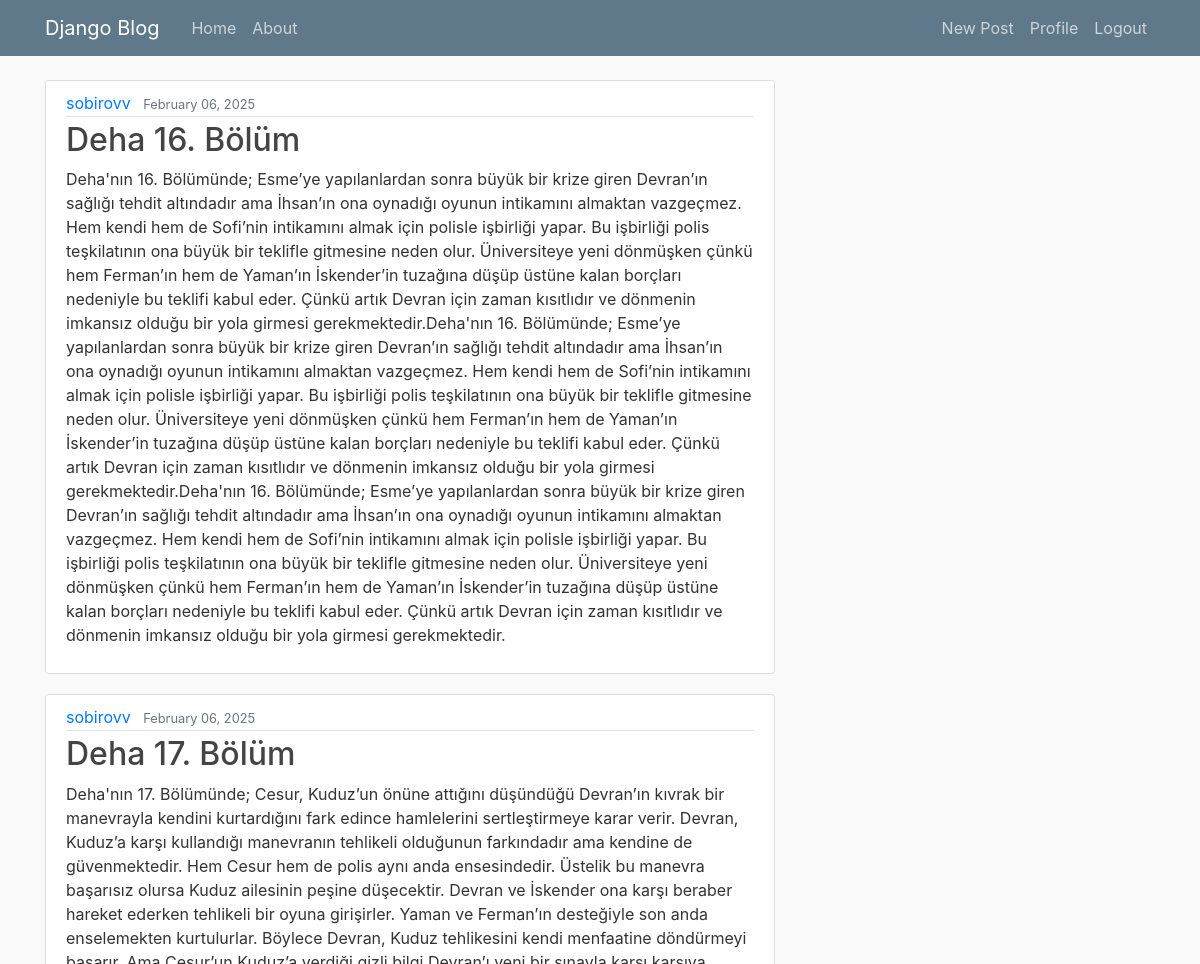
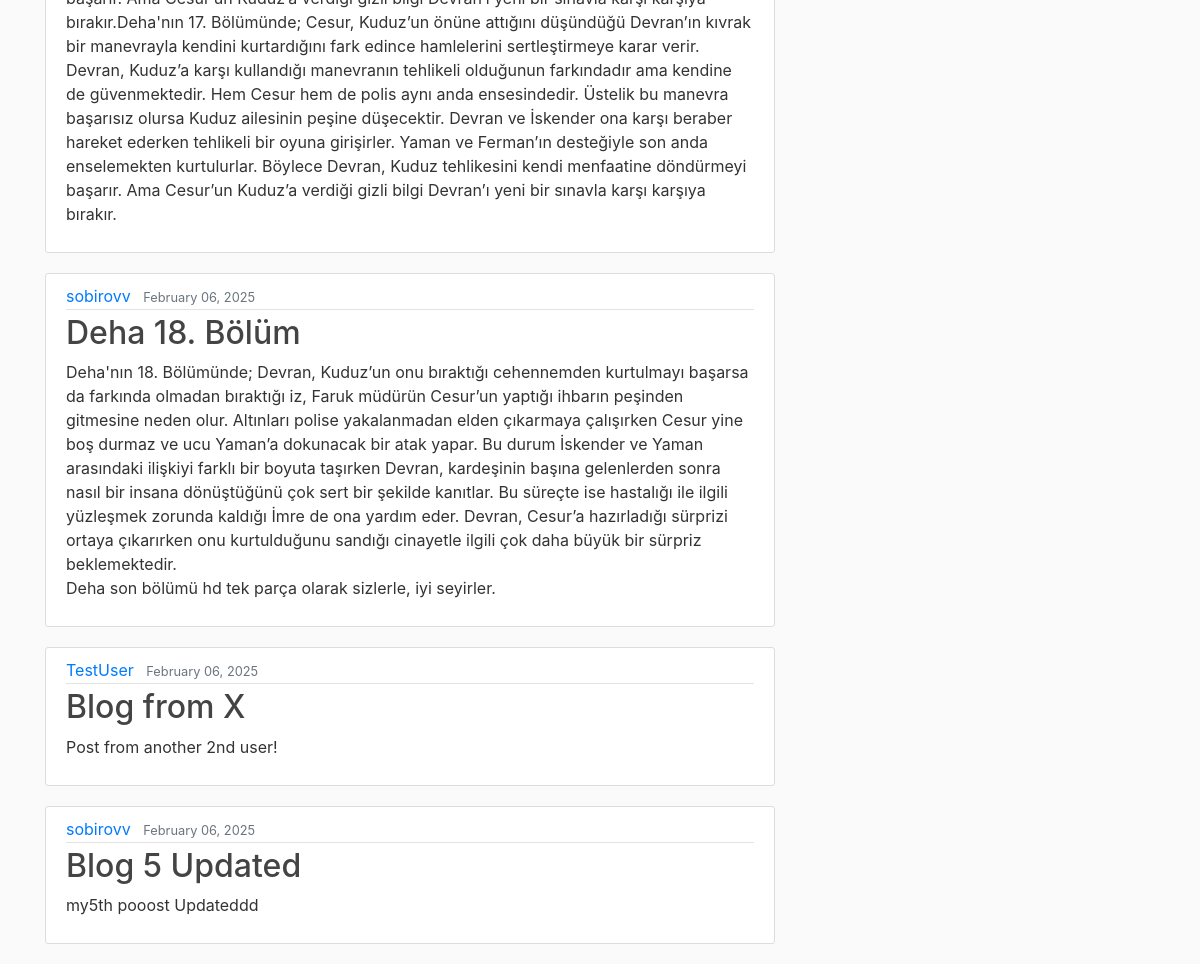
The app's page / (signed in) with its own data (2 pictures, top to bottom).
### blog/models.py (models this page shows, shortened)
class Post(models.Model):
    title = models.CharField(max_length=100)
    content = models.TextField()
    date_posted = models.DateTimeField(default=timezone.now) # it populates with current timeif we dont provide anything
    author = models.ForeignKey(User,on_delete=models.CASCADE)

### blog/views.py (the view)
# urls.py: path('', PostListView.as_view(), name='blog-home'),
class PostListView(ListView):
    model = Post
    template_name = 'blog/home.html'
    context_object_name = 'posts'
    ordering = ['-date_posted']
    paginate_by = 5

### blog/templates/blog/home.html
{% extends "blog/base.html" %}
{% block content %}
    {% for post in posts %}
        <article class="media content-section">
          <div class="media-body">
            <div class="article-metadata">
              <a class="mr-2" href="#">{{ post.author }}</a>
              <small class="text-muted">{{ post.date_posted|date:"F d, Y" }}</small>
            </div>
            <h2><a class="article-title" href="{% url 'post-detail' post.id %}">{{ post.title }}</a></h2>
            <p class="article-content">{{ post.content }}</p>
          </div>
        </article>
    {% endfor %}
{% endblock content %}

### blog/static/blog/main.css (style rules this page uses)
body { background: #fafafa; color: #333333; margin-top: 5rem; }
h1, h2, h3, h4, h5, h6 { color: #444444; }
.content-section { background: #ffffff; padding: 10px 20px; border: 1px solid #dddddd; border-radius: 3px; margin-bottom: 20px; }
.article-title { color: #444444; }
.article-content { white-space: pre-line; }
.article-metadata { padding-bottom: 1px; margin-bottom: 4px; border-bottom: 1px solid #e3e3e3 }

### records on screen
Post: author "sobirovv", date_posted "February 06, 2025", title "Deha 16. Bölüm", content "Deha'nın 16. Bölümünde; Esme’ye yapılanlardan sonra büyük bir krize giren Devran’ın sağlığı tehdit altındadır ama İhsan’ın ona oynadığı oyunun intikamını almaktan vazgeçmez. Hem kendi hem de Sofi’nin intikamını almak için polisle işbirliği yapar. Bu işbirliği polis teşkilatının ona büyük bir teklifle gitmesine neden olur. Üniversiteye yeni dönmüşken çünkü hem Ferman’ın hem de Yaman’ın İskender’in tuzağına düşüp üstüne kalan borçları nedeniyle bu teklifi kabul eder. Çünkü artık Devran için zaman kısıtlıdır ve dönmenin imkansız olduğu bir yola girmesi gerekmektedir.Deha'nın 16. Bölümünde; Esme’ye yapılanlardan sonra büyük bir krize giren Devran’ın sağlığı tehdit altındadır ama İhsan’ın ona…"
Post: author "sobirovv", date_posted "February 06, 2025", title "Deha 17. Bölüm", content "Deha'nın 17. Bölümünde; Cesur, Kuduz’un önüne attığını düşündüğü Devran’ın kıvrak bir manevrayla kendini kurtardığını fark edince hamlelerini sertleştirmeye karar verir. Devran, Kuduz’a karşı kullandığı manevranın tehlikeli olduğunun farkındadır ama kendine de güvenmektedir. Hem Cesur hem de polis aynı anda ensesindedir. Üstelik bu manevra başarısız olursa Kuduz ailesinin peşine düşecektir. Devran ve İskender ona karşı beraber hareket ederken tehlikeli bir oyuna girişirler. Yaman ve Ferman’ın desteğiyle son anda enselemekten kurtulurlar. Böylece Devran, Kuduz tehlikesini kendi menfaatine döndürmeyi başarır. Ama Cesur’un Kuduz’a verdiği gizli bilgi Devran’ı yeni bir sınavla karşı karşıya…"
Post: author "sobirovv", date_posted "February 06, 2025", title "Deha 18. Bölüm", content "Deha'nın 18. Bölümünde; Devran, Kuduz’un onu bıraktığı cehennemden kurtulmayı başarsa da farkında olmadan bıraktığı iz, Faruk müdürün Cesur’un yaptığı ihbarın peşinden gitmesine neden olur. Altınları polise yakalanmadan elden çıkarmaya çalışırken Cesur yine boş durmaz ve ucu Yaman’a dokunacak bir atak yapar. Bu durum İskender ve Yaman arasındaki ilişkiyi farklı bir boyuta taşırken Devran, kardeşinin başına gelenlerden sonra nasıl bir insana dönüştüğünü çok sert bir şekilde kanıtlar. Bu süreçte ise hastalığı ile ilgili yüzleşmek zorunda kaldığı İmre de ona yardım eder. Devran, Cesur’a hazırladığı sürprizi ortaya çıkarırken onu kurtulduğunu sandığı cinayetle ilgili çok daha büyük bir sürpriz…"
Post: author "TestUser", date_posted "February 06, 2025", title "Blog from X", content "Post from another 2nd user!"
Post: author "sobirovv", date_posted "February 06, 2025", title "Blog 5 Updated", content "my5th pooost Updateddd"
